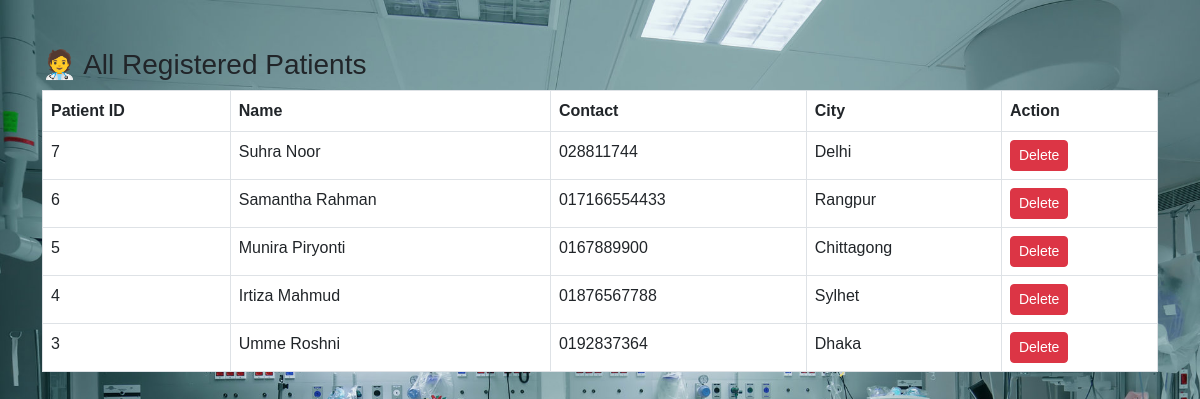
/HMS/pages/view_patients.php (signed in), run on the app's committed database.
### tables this page shows
CREATE TABLE `patient` (
  `PatientID` int(11) NOT NULL,
  `FirstName` varchar(50) DEFAULT NULL,
  `LastName` varchar(50) DEFAULT NULL,
  `Contact` varchar(20) DEFAULT NULL,
  `Street` varchar(100) DEFAULT NULL,
  `City` varchar(50) DEFAULT NULL,
  `State` varchar(50) DEFAULT NULL,
  `ZipCode` varchar(10) DEFAULT NULL,
  `MedicalHistoryID` int(11) DEFAULT NULL
);

### HMS/pages/view_patients.php (the view, shortened to what this page needs)
<?php
include('../includes/db.php');
include('../includes/header.php');
?>
<div class="container mt-5">
  <h3>🧑‍⚕️ All Registered Patients</h3>
  <table class="table table-bordered">
    <thead>
      <tr>
        <th>Patient ID</th>
        <th>Name</th>
        <th>Contact</th>
        <th>City</th>
        <th>Action</th>
      </tr>
    </thead>
    <tbody>
      <?php
        $result = mysqli_query($conn, "SELECT * FROM Patient ORDER BY PatientID DESC");
        if (mysqli_num_rows($result) > 0) {
          while ($row = mysqli_fetch_assoc($result)) {
            echo "<tr>
                    <td>{$row['PatientID']}</td>
                    <td>{$row['FirstName']} {$row['LastName']}</td>
                    <td>{$row['Contact']}</td>
                    <td>{$row['City']}</td>
                    <td>
                      <a href='view_patients.php?delete={$row['PatientID']}' class='btn btn-danger btn-sm' onclick='return confirm(\"Delete this patient?\")'>Delete</a>
                    </td>
                  </tr>";
          }
        } else {
          echo "<tr><td colspan='5' class='text-center'>No patients found.</td></tr>";
        }
      ?>
    </tbody>
  </table>
</div>
<?php include('../includes/footer.php'); ?>

### HMS/includes/header.php (style rules this page uses)
body { background: url('/HMS/assets/img/hospital-bg.jpg') no-repeat center center fixed; background-size: cover; font-family: 'Poppins', sans-serif; margin: 0; padding: 0; }

### data on the page
patient: PatientID "7", FirstName "Suhra", LastName "Noor", Contact "028811744", City "Delhi"
patient: PatientID "6", FirstName "Samantha", LastName "Rahman", Contact "017166554433", City "Rangpur"
patient: PatientID "5", FirstName "Munira", LastName "Piryonti", Contact "0167889900", City "Chittagong"
patient: PatientID "4", FirstName "Irtiza", LastName "Mahmud", Contact "01876567788", City "Sylhet"
patient: PatientID "3", FirstName "Umme", LastName "Roshni", Contact "0192837364", City "Dhaka"
